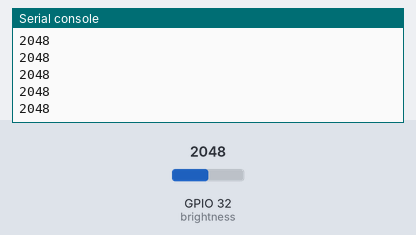
The program below on a simulated ESP32 board running MicroPython. Parts: the last lines printed to the serial console. Inputs (shaded band) come from the test bench; at power-on: GPIO 32 (brightness) = 2048 (analog values on the 0–4095 scale).

Above: at 1.2 s.
1.3 s: GPIO 32 (brightness) set to 2866
At 1.56 s:
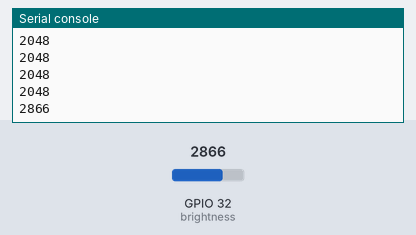
2.8 s: GPIO 32 (brightness) set to 3603
At 2.96 s:
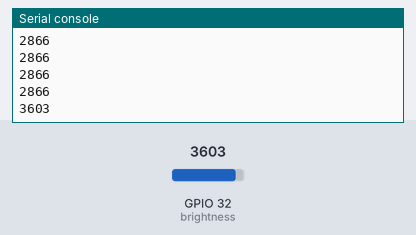
Timing chart, 0 to 5.8 s (numbered marks = the images above; inputs shaded):
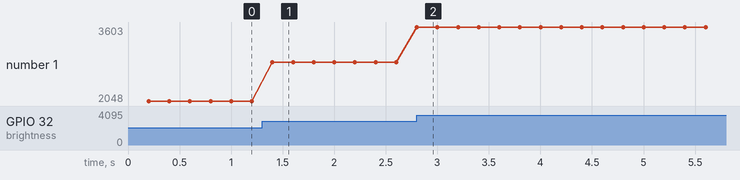

The program:

03_light_sensor.py
```python
# Import necessary modules from the machine library
from machine import Pin, Timer, ADC

# Light Sensor and ESP32 are connected using the following pins (ADC)
#    OUT --- Pin 32
#    VCC --- VCC    (3.3V Power)
#    GND --- GND    (GROUND)

# Create an ADC object for reading the light sensor's value
# ADC stands for Analog-to-Digital Converter.
# It's a device or a circuit that converts an analog signal, which can have any value within a range, into a digital value.
brightness = ADC(Pin(32))

# Set the ADC's attenuation to 11dB for full-scale input voltage up to 3.6V
# ADC attenuation refers to the process of reducing the amplitude of the input signal before it is converted to a digital value.
# This is done to ensure that the input signal does not exceed the maximum voltage that the ADC can handle,
# which is crucial for preventing damage to the ADC.
brightness.atten(ADC.ATTN_11DB)

# Define a function to show the current brightness level
def show_brightness(_timer):
    # The ADC value ranges from 0 (dark) to 4095 (very bright)
    # Read the current value from the light sensor and print it
    print(brightness.read())


# Initialize a Timer object
# Set it to trigger the show_brightness function every 200 milliseconds (0.2 seconds)
Timer(1).init(mode=Timer.PERIODIC, period=200, callback=show_brightness)
```

Measured:
- after the input at 1.3 s, the serial console: prints a new line after 0.10 s (image 1)
- after the input at 2.8 s, the serial console: prints a new line at once (image 2)
- plotted number 1: 2048 → 2866 after the input at 1.3 s, 2866 → 3603 after the input at 2.8 s
